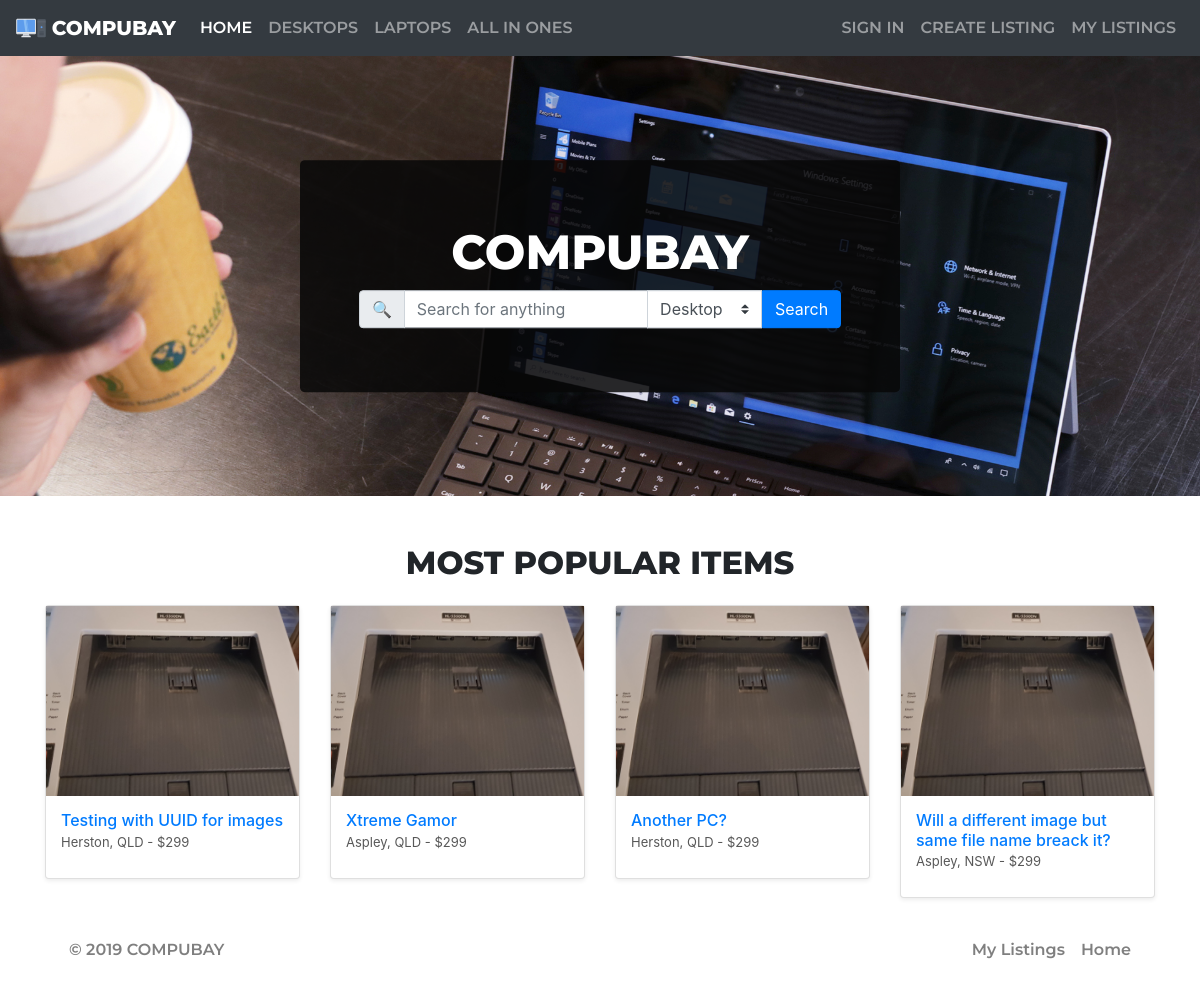
Before: / with the older database file.
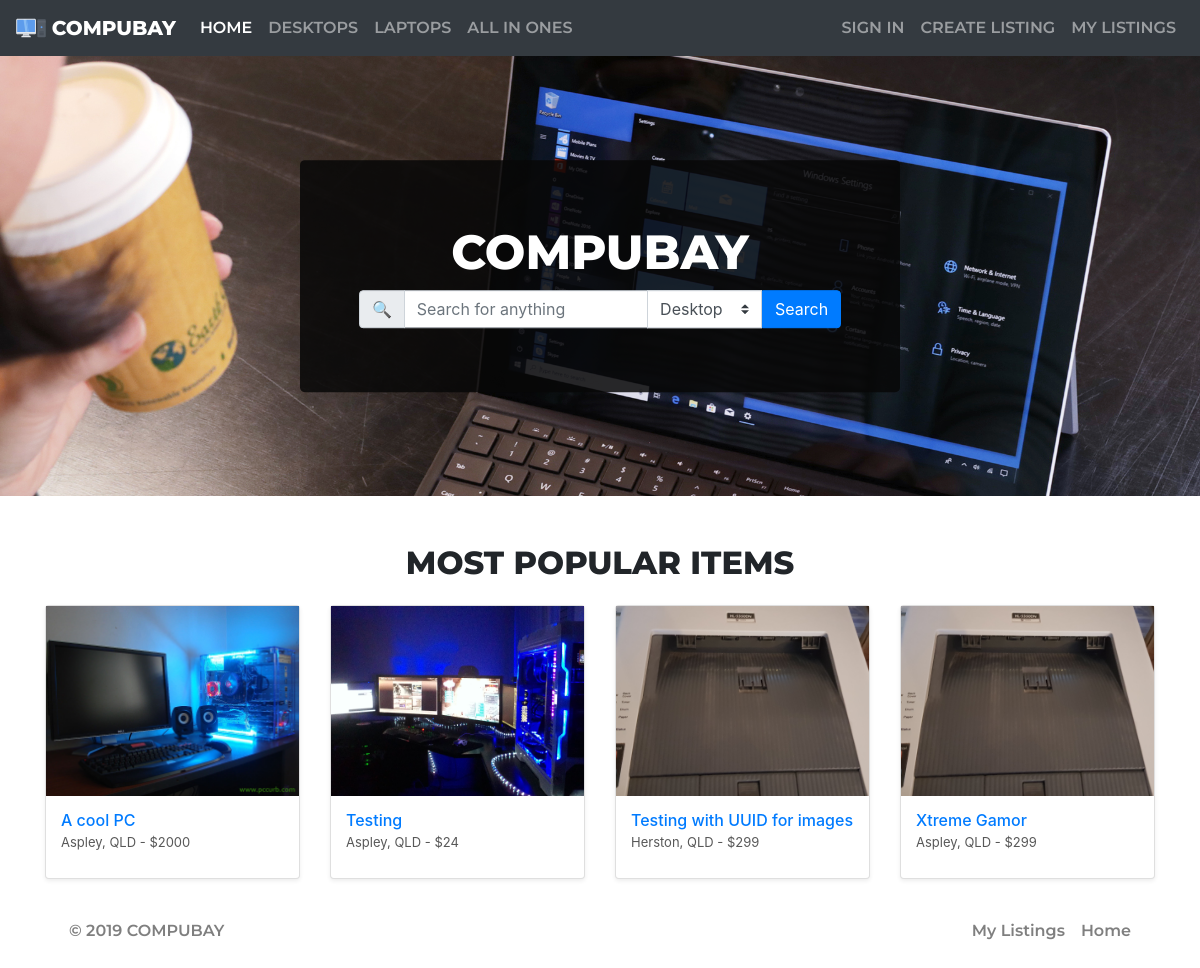
After: the same page with the newer database file.
### marketplace/models.py (models this page shows)
class Listing(db.Model):
    __tablename__='listings'
    id = db.Column(db.Integer, primary_key=True)
    name = db.Column(db.String(50), nullable=False)
    post_date = db.Column(db.DateTime, default=datetime.now(), nullable=False)
    description = db.Column(db.String(400))
    suburb = db.Column(db.String(50), nullable=False)
    state = db.Column(db.String(50), nullable=False)
    price = db.Column(db.Integer, default=0)
    category = db.Column(db.String(15), nullable=False)
    cpu = db.Column(db.String(50))
    ramgb = db.Column(db.Integer)
    totalgb = db.Column(db.Integer)
    image = db.Column(db.String(200), nullable=False)
    seller_id = db.Column(db.Integer, db.ForeignKey('users.id'))
    bids = db.relationship('Bid', backref='listing')

### marketplace/views.py (the view)
@bp.route('/')
def index():
    listings = Listing.query.order_by(desc(Listing.post_date)).limit(4).all()
    return render_template('index.html', listings=listings)

### marketplace/templates/index.html (shortened to what this page needs)
{% extends 'base.html' %}
{% block header %}
    <link rel="stylesheet" href="{{url_for('static', filename='css/index.css')}}">
{% endblock %}
{% block content %}
    <div class="main">
        <div class="jumbotron">
            <h1 class="display-4 jumbotron-text">COMPUBAY</h1>
            <form action="/search" class="input-group" method="GET">
                <div class="input-group-prepend">
                    <span class="input-group-text" id="search-icon">&#x1F50D;</span>
                </div>
                <input type="text" name="searchKeywords" id="search-bar" class="form-control" placeholder="Search for anything" aria-label="Search" aria-describedby="basic-addon1">
                <div class="input-group-append">
                    <select class="custom-select" name="searchCategory" id="searchCategory">
                        <option selected value="Desktop">Desktop</option>
                    </select>
                    <button class="btn btn-primary" type="submit">Search</button>
                </div>
            </form>
        </div>
    </div>
    <br><br>
    <div class="container most-popular">
        <h2><center>MOST POPULAR ITEMS</center></h2>
        <div class="row">
            {% for listing in listings %}
                <div class="col-md-3">
                    <div class="card shadow-sm">
                        <a href="item/{{listing.id}}" style="background-image: url('{{url_for('static', filename=('img/listings/' + listing.image))}}');"></a>
                        <div class="card-body">
                            <h6 class="card-title"><a href="item/{{listing.id}}">{{ listing.name }}</a></h6>
                            <p>{{ listing.suburb }}, {{ listing.state }} - ${{ listing.price }}</p>
                        </div>
                    </div>
                </div>
            {% endfor %}
        </div>
    </div>
{% endblock %}

### marketplace/templates/base.html (shortened to what this page needs)
<!doctype html>
<html lang="en">
    <head>
        <link rel="stylesheet" href="https://stackpath.bootstrapcdn.com/bootstrap/4.3.1/css/bootstrap.min.css">
        <link rel="stylesheet" href="{{url_for('static', filename='css/navbar_footer.css')}}">
        {% block header %}
        {% endblock %}
    </head>
    <body>
        <nav class="navbar navbar-expand-md navbar-dark bg-dark">
            <a class="navbar-brand" href="/">
                <img src="{{url_for('static', filename='img/logo.svg')}}" width="30" height="30" class="d-inline-block align-top" alt="">
                    COMPUBAY
            </a>
            <div class="navbar-collapse collapse" id="navbarTogglerDemo03">
                <ul class="navbar-nav">
                    <li class="nav-item active">
                        <a class="nav-link" href="/">HOME <span class="sr-only">(current)</span></a>
                    </li>
                    <li class="nav-item">
                        <a class="nav-link" href="/search?searchCategory=Desktop">DESKTOPS</a>
                    </li>
                    <li class="nav-item">
                        <a class="nav-link" href="/search?searchCategory=Laptop">LAPTOPS</a>
                    </li>
                    <li class="nav-item">
                        <a class="nav-link" href="/search?searchCategory=All+In+One">ALL IN ONES</a>
                    </li>
                </ul>
                <ul class="navbar-nav ml-auto">
                    {% if current_user.is_authenticated %}
                    <li class="nav-item">
                        <a class="nav-item nav-link disabled text-muted" href="#">
                        <span>Hi {{ current_user.username }}</span></a>
                    </li>
                    <li class="nav-item">
                        <a class="nav-item nav-link" href="{{ url_for('auth.logout') }}">Log Out</a>
                    </li>
                    {% else %}
                    <li class="nav-item">
                    <a class="nav-link" href="/login">SIGN IN <span class="sr-only">(current)</span></a>
                    </li>
                    {% endif %}
                    <li class="nav-item">
                        <a class="nav-link" href="/item/create">CREATE LISTING</a>
                    </li>
                    <li class="nav-item">
                        <a class="nav-link" href="/listings">MY LISTINGS</a>
                    </li>
                </ul>
            </div>
        </nav>
        {% block content %}
        {% endblock %}
        <div class="container">
            <br>
            <footer class="navbar navbar-light navbar-expand-sm">
                <ul class="navbar-nav">
                    <li class="nav-item nav-link">
                        © 2019 COMPUBAY
                    </li>
                </ul>
                <ul class="navbar-nav ml-auto">
                    <li class="nav-item">
                        <a class="nav-link" href="/listings">My Listings</a>
                    </li>
                    <li class="nav-item">
                        <a class="nav-link" href="index.html">Home <span class="sr-only">(current)</span></a>
                    </li>
                </ul>
            </footer>
            <br>
        </div>
    </body>
</html>

### marketplace/static/css/navbar_footer.css (style rules this page uses)
.navbar { font-family: 'Montserrat', Arial, Helvetica, sans-serif; font-weight: 600; }
.navbar .navbar-brand { font-family: 'Montserrat', Arial, Helvetica, sans-serif; font-weight: 800; }

### marketplace/static/css/index.css (style rules this page uses)
.main { background-image: url("../img/topimage.jpg"); background-size: cover; display: block; height: 55vh; width: 100%; }
.main .jumbotron { width: 50vw; margin-left: auto; margin-right: auto; position: relative; top: 50.0%; transform: translateY(-50.0%); background-color: rgba(8, 8, 8, 0.85); color: white; }
.main .input-group { width: 90%; margin-left: auto; margin-right: auto; }
.main .jumbotron-text { text-align: center; font-family: 'Montserrat', Arial, Helvetica, sans-serif; font-weight: 800; font-size: 4vw; }
#searchCategory { border-radius: 0px 0px 0px 0px; }
.most-popular .card { margin-top: 10px; }
.most-popular h2 { font-family: 'Montserrat', Arial, Helvetica, sans-serif; font-weight: 800; padding-bottom: 5px; }
.most-popular a { margin: 0px 0px 0px 0px; width: 100%; height: 190px; background-position: center; background-size: cover; }
.most-popular p { color: rgb(88, 88, 88); transform: translateY(-10px); font-size: 13px;; }
.most-popular .card-body { padding: 15px 15px 0px 15px; }

Changed rows visible on the page:
no longer on this page (row unchanged): Listing: image (picture), name "Another PC?", suburb "Herston", state "QLD", price "299"
no longer on this page (row unchanged): Listing: image (picture), name "Will a different image but same file name breack it?", suburb "Aspley", state "NSW", price "299"
added Listing: image (picture), name "A cool PC", suburb "Aspley", state "QLD", price "2000"
added Listing: image (picture), name "Testing", suburb "Aspley", state "QLD", price "24"
